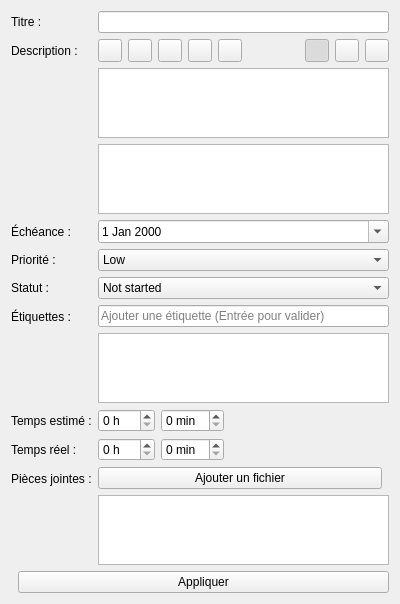
<?xml version="1.0" encoding="UTF-8"?>
<ui version="4.0">
 <class>TaskDetailWidget</class>
 <widget class="QWidget" name="TaskDetailWidget">
  <property name="geometry">
   <rect>
    <x>0</x>
    <y>0</y>
    <width>400</width>
    <height>300</height>
   </rect>
  </property>
  <layout class="QVBoxLayout" name="verticalLayout">
   <item>
    <layout class="QFormLayout" name="formLayout">
     <item row="0" column="0">
      <widget class="QLabel" name="labelTitle">
       <property name="text">
        <string>Titre :</string>
       </property>
      </widget>
     </item>
     <item row="0" column="1">
      <widget class="QLineEdit" name="titleEdit"/>
     </item>

     <item row="1" column="0">
      <widget class="QLabel" name="labelDesc">
       <property name="text">
        <string>Description :</string>
       </property>
      </widget>
     </item>
     <item row="1" column="1">
      <layout class="QVBoxLayout" name="descriptionLayout">
       <item>
        <layout class="QHBoxLayout" name="markdownToolbar">
         <item>
          <widget class="QToolButton" name="boldButton">
           <property name="text">
            <string/>
           </property>
           <property name="icon">
            <iconset resource="ressource.qrc">
             <normaloff>:/icons/bold.png</normaloff>:/icons/bold.png</iconset>
           </property>
           <property name="toolTip">
            <string>Gras (Ctrl+B)</string>
           </property>
          </widget>
         </item>
         <item>
          <widget class="QToolButton" name="italicButton">
           <property name="text">
            <string/>
           </property>
           <property name="icon">
            <iconset resource="ressource.qrc">
             <normaloff>:/icons/italic.png</normaloff>:/icons/italic.png</iconset>
           </property>
           <property name="toolTip">
            <string>Italique (Ctrl+I)</string>
           </property>
          </widget>
         </item>
         <item>
          <widget class="QToolButton" name="codeButton">
           <property name="text">
            <string/>
           </property>
           <property name="icon">
            <iconset resource="ressource.qrc">
             <normaloff>:/icons/code.png</normaloff>:/icons/code.png</iconset>
           </property>
           <property name="toolTip">
            <string>Code inline</string>
           </property>
          </widget>
         </item>
         <item>
          <widget class="QToolButton" name="linkButton">
           <property name="text">
            <string/>
           </property>
           <property name="icon">
            <iconset resource="ressource.qrc">
             <normaloff>:/icons/link.png</normaloff>:/icons/link.png</iconset>
           </property>
           <property name="toolTip">
            <string>Lien</string>
           </property>
          </widget>
         </item>
         <item>
          <widget class="QToolButton" name="listButton">
           <property name="text">
            <string/>
           </property>
           <property name="icon">
            <iconset resource="ressource.qrc">
             <normaloff>:/icons/list.png</normaloff>:/icons/list.png</iconset>
           </property>
           <property name="toolTip">
            <string>Liste</string>
           </property>
          </widget>
         </item>
         <item>
          <spacer name="toolbarSpacer">
           <property name="orientation">
            <enum>Qt::Horizontal</enum>
           </property>
           <property name="sizeHint" stdset="0">
            <size>
             <width>40</width>
             <height>20</height>
            </size>
           </property>
          </spacer>
         </item>
         <item>
          <widget class="QToolButton" name="textOnlyButton">
           <property name="text">
            <string/>
           </property>
           <property name="icon">
            <iconset resource="ressource.qrc">
             <normaloff>:/icons/text_edit.png</normaloff>:/icons/text_edit.png</iconset>
           </property>
           <property name="toolTip">
            <string>Texte uniquement</string>
           </property>
           <property name="checkable">
            <bool>true</bool>
           </property>
           <property name="checked">
            <bool>true</bool>
           </property>
          </widget>
         </item>
         <item>
          <widget class="QToolButton" name="previewOnlyButton">
           <property name="text">
            <string/>
           </property>
           <property name="icon">
            <iconset resource="ressource.qrc">
             <normaloff>:/icons/eye_preview.png</normaloff>:/icons/eye_preview.png</iconset>
           </property>
           <property name="toolTip">
            <string>Aperçu uniquement (double-clic pour éditer)</string>
           </property>
           <property name="checkable">
            <bool>true</bool>
           </property>
          </widget>
         </item>
         <item>
          <widget class="QToolButton" name="splitViewButton">
           <property name="text">
            <string/>
           </property>
           <property name="icon">
            <iconset resource="ressource.qrc">
             <normaloff>:/icons/split_view.png</normaloff>:/icons/split_view.png</iconset>
           </property>
           <property name="toolTip">
            <string>Vue divisée</string>
           </property>
           <property name="checkable">
            <bool>true</bool>
           </property>
          </widget>
         </item>
        </layout>
       </item>
       <item>
        <widget class="QTextEdit" name="descEdit"/>
       </item>
       <item>
        <widget class="QTextBrowser" name="previewBrowser">
         <property name="visible">
          <bool>false</bool>
         </property>
        </widget>
       </item>
      </layout>
     </item>

     <item row="2" column="0">
      <widget class="QLabel" name="labelDate">
       <property name="text">
        <string>Échéance :</string>
       </property>
      </widget>
     </item>
     <item row="2" column="1">
      <widget class="QDateEdit" name="dateEdit">
       <property name="calendarPopup">
        <bool>true</bool>
       </property>
      </widget>
     </item>

     <item row="3" column="0">
      <widget class="QLabel" name="labelPriority">
       <property name="text">
        <string>Priorité :</string>
       </property>
      </widget>
     </item>
     <item row="3" column="1">
      <widget class="QComboBox" name="priorityCombo">
       <item><property name="text"><string>Low</string></property></item>
       <item><property name="text"><string>Medium</string></property></item>
       <item><property name="text"><string>High</string></property></item>
       <item><property name="text"><string>Critical</string></property></item>
      </widget>
     </item>

     <item row="4" column="0">
      <widget class="QLabel" name="labelStatus">
       <property name="text">
        <string>Statut :</string>
       </property>
      </widget>
     </item>
     <item row="4" column="1">
      <widget class="QComboBox" name="statusCombo">
       <item><property name="text"><string>Not started</string></property></item>
       <item><property name="text"><string>In progress</string></property></item>
       <item><property name="text"><string>Completed</string></property></item>
       <item><property name="text"><string>Cancelled</string></property></item>
      </widget>
     </item>

     <item row="5" column="0">
      <widget class="QLabel" name="labelTags">
       <property name="text">
        <string>Étiquettes :</string>
       </property>
      </widget>
     </item>
     <item row="5" column="1">
      <layout class="QVBoxLayout" name="tagsLayout">
       <item>
        <widget class="QLineEdit" name="tagsEdit">
         <property name="placeholderText">
          <string>Ajouter une étiquette (Entrée pour valider)</string>
         </property>
        </widget>
       </item>
       <item>
        <widget class="QListWidget" name="tagsListWidget">
         <property name="maximumHeight">
          <number>100</number>
         </property>
        </widget>
       </item>
      </layout>
     </item>

     <item row="6" column="0">
      <widget class="QLabel" name="labelEstimatedTime">
       <property name="text">
        <string>Temps estimé :</string>
       </property>
      </widget>
     </item>
     <item row="6" column="1">
      <layout class="QHBoxLayout" name="estimatedTimeLayout">
       <item>
        <widget class="QSpinBox" name="estimatedHoursSpinBox">
         <property name="suffix">
          <string> h</string>
         </property>
         <property name="minimum">
          <number>0</number>
         </property>
         <property name="maximum">
          <number>999</number>
         </property>
        </widget>
       </item>
       <item>
        <widget class="QSpinBox" name="estimatedMinutesSpinBox">
         <property name="suffix">
          <string> min</string>
         </property>
         <property name="minimum">
          <number>0</number>
         </property>
         <property name="maximum">
          <number>59</number>
         </property>
        </widget>
       </item>
       <item>
        <spacer name="estimatedTimeSpacer">
         <property name="orientation">
          <enum>Qt::Horizontal</enum>
         </property>
         <property name="sizeHint" stdset="0">
          <size>
           <width>40</width>
           <height>20</height>
          </size>
         </property>
        </spacer>
       </item>
      </layout>
     </item>

     <item row="7" column="0">
      <widget class="QLabel" name="labelActualTime">
       <property name="text">
        <string>Temps réel :</string>
       </property>
      </widget>
     </item>
     <item row="7" column="1">
      <layout class="QHBoxLayout" name="actualTimeLayout">
       <item>
        <widget class="QSpinBox" name="actualHoursSpinBox">
         <property name="suffix">
          <string> h</string>
         </property>
         <property name="minimum">
          <number>0</number>
         </property>
         <property name="maximum">
          <number>999</number>
         </property>
        </widget>
       </item>
       <item>
        <widget class="QSpinBox" name="actualMinutesSpinBox">
         <property name="suffix">
          <string> min</string>
         </property>
         <property name="minimum">
          <number>0</number>
         </property>
         <property name="maximum">
          <number>59</number>
         </property>
        </widget>
       </item>
       <item>
        <spacer name="actualTimeSpacer">
         <property name="orientation">
          <enum>Qt::Horizontal</enum>
         </property>
         <property name="sizeHint" stdset="0">
          <size>
           <width>40</width>
           <height>20</height>
          </size>
         </property>
        </spacer>
       </item>
      </layout>
     </item>

     <item row="8" column="0">
      <widget class="QLabel" name="labelAttachments">
       <property name="text">
        <string>Pièces jointes :</string>
       </property>
      </widget>
     </item>
     <item row="8" column="1">
      <layout class="QVBoxLayout" name="attachmentsLayout">
       <item>
        <layout class="QHBoxLayout" name="attachmentsButtonsLayout">
         <item>
          <widget class="QPushButton" name="addAttachmentButton">
           <property name="text">
            <string>Ajouter un fichier</string>
           </property>
          </widget>
         </item>
         <item>
          <spacer name="attachmentsSpacer">
           <property name="orientation">
            <enum>Qt::Horizontal</enum>
           </property>
          </spacer>
         </item>
        </layout>
       </item>
       <item>
        <widget class="QListWidget" name="attachmentsListWidget">
         <property name="maximumHeight">
          <number>100</number>
         </property>
        </widget>
       </item>
      </layout>
     </item>

    </layout>
   </item>

   <item>
    <layout class="QHBoxLayout" name="buttonsLayout">
     <item>
      <spacer name="spacer1">
       <property name="orientation">
        <enum>Qt::Horizontal</enum>
       </property>
      </spacer>
     </item>
     <item>
      <widget class="QPushButton" name="applyButton">
       <property name="text">
        <string>Appliquer</string>
       </property>
      </widget>
     </item>
    </layout>
   </item>

  </layout>
 </widget>
 <resources/>
 <connections/>
</ui>
